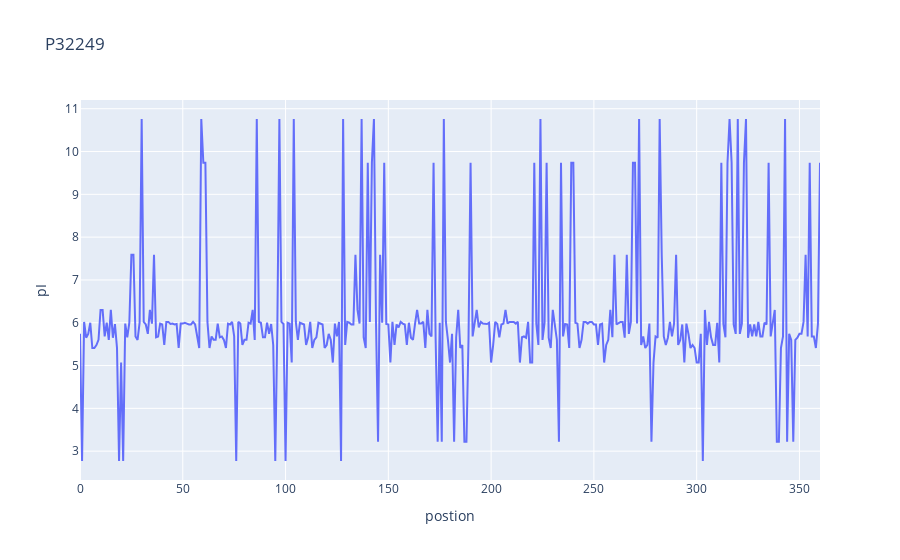

Notebook code for this chart:
### Code cell
Id = 'P32249'
lookup = make_lookup()
prop = 'pI'
# prop = 'hydropathy index (Kyte-Doolittle method)'

prot = Protein(lookup)
seq = prot.get_data(Id)
prop_values = prot.map_property(prop)
# prop_values_smooted = prot.rolling_mean(prop, 15)
prot.make_plot()

### Figure 1 — Plotly figure (JSON) as saved in the notebook; plotly's stock layout.template omitted (floating-point values rounded to 4 significant figures; data arrays with more than 128 entries replaced by an {"elided": "..."} marker saying what was removed)
{"data": [{"type": "scatter", "x": {"elided": "361 int values"}, "y": {"elided": "361 float values"}}], "layout": {"title": {"text": "P32249"}, "xaxis": {"title": {"text": "postion"}}, "yaxis": {"title": {"text": "pI"}}}}
